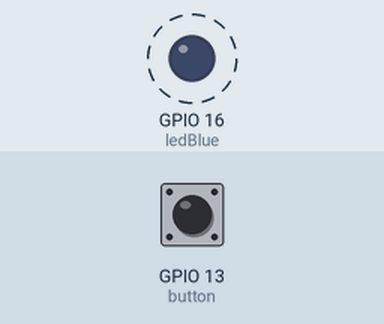
Simulated run of this program. Board: ESP8266 board running MicroPython. Shown: output pins drawn as LEDs (lit = HIGH). Dashed ring = blinking. The inputs (shaded band) are chosen by the test bench; at power-on: GPIO 13 (button) HIGH.

Above: at 0.2 s.
Timing chart, 0 to 3.0 s (numbered marks = the images above):
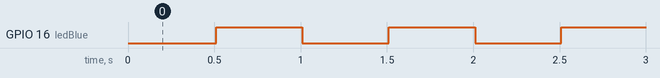

Measured:
- by itself, GPIO 16 (ledBlue): alternates HIGH for 0.50 s and LOW for 0.50 s

The program:

Alarmanlage_v.1.0.py
```python
from machine import Pin
import time

ledBlue = Pin(16, Pin.OUT)
button = Pin(13, Pin.IN, Pin.PULL_UP)

def pollbutton():
    if button.value() == 1:
        return True
    else:
        return False

alertTriggered = False
alertTime = 0

while True:
    while not alertTriggered:
        buttonValue = pollbutton()
        time.sleep(0.01)
        if buttonValue:
            alertTriggered = True
            alertTime = time.ticks_ms()

    while time.ticks_diff(time.ticks_ms(), alertTime) < 30000:
        for x in range(0, 10):
            ledBlue.off()
            time.sleep(0.5)
            ledBlue.on()
            time.sleep(0.5)
    alertTriggered = False
```
